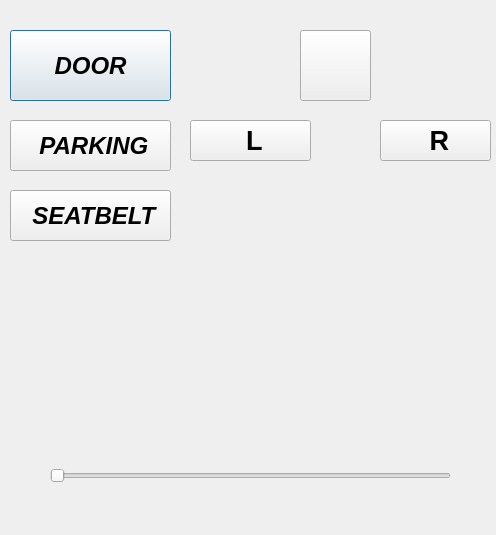
<?xml version="1.0" encoding="UTF-8"?>
<ui version="4.0">
 <class>simulator</class>
 <widget class="QDialog" name="simulator">
  <property name="geometry">
   <rect>
    <x>0</x>
    <y>0</y>
    <width>496</width>
    <height>535</height>
   </rect>
  </property>
  <property name="windowTitle">
   <string>Dialog</string>
  </property>
  <widget class="QPushButton" name="door_button">
   <property name="geometry">
    <rect>
     <x>10</x>
     <y>30</y>
     <width>161</width>
     <height>71</height>
    </rect>
   </property>
   <property name="font">
    <font>
     <pointsize>18</pointsize>
     <italic>true</italic>
     <bold>true</bold>
    </font>
   </property>
   <property name="text">
    <string>DOOR</string>
   </property>
   <property name="icon">
    <iconset>
     <normaloff>../../Downloads/car-door (1).png</normaloff>../../Downloads/car-door (1).png</iconset>
   </property>
   <property name="iconSize">
    <size>
     <width>60</width>
     <height>60</height>
    </size>
   </property>
  </widget>
  <widget class="QPushButton" name="parking_button">
   <property name="geometry">
    <rect>
     <x>10</x>
     <y>120</y>
     <width>161</width>
     <height>51</height>
    </rect>
   </property>
   <property name="font">
    <font>
     <pointsize>18</pointsize>
     <italic>true</italic>
     <bold>true</bold>
    </font>
   </property>
   <property name="text">
    <string> PARKING</string>
   </property>
  </widget>
  <widget class="QPushButton" name="seatbelt_button">
   <property name="geometry">
    <rect>
     <x>10</x>
     <y>190</y>
     <width>161</width>
     <height>51</height>
    </rect>
   </property>
   <property name="font">
    <font>
     <pointsize>18</pointsize>
     <italic>true</italic>
     <bold>true</bold>
    </font>
   </property>
   <property name="text">
    <string> SEATBELT</string>
   </property>
  </widget>
  <widget class="QPushButton" name="leftindicator_button">
   <property name="geometry">
    <rect>
     <x>190</x>
     <y>120</y>
     <width>121</width>
     <height>41</height>
    </rect>
   </property>
   <property name="font">
    <font>
     <pointsize>20</pointsize>
     <bold>true</bold>
    </font>
   </property>
   <property name="text">
    <string> L</string>
   </property>
  </widget>
  <widget class="QPushButton" name="rightindicator_button">
   <property name="geometry">
    <rect>
     <x>380</x>
     <y>120</y>
     <width>111</width>
     <height>41</height>
    </rect>
   </property>
   <property name="font">
    <font>
     <pointsize>20</pointsize>
     <bold>true</bold>
    </font>
   </property>
   <property name="text">
    <string> R</string>
   </property>
  </widget>
  <widget class="QPushButton" name="power_button">
   <property name="geometry">
    <rect>
     <x>270</x>
     <y>190</y>
     <width>141</width>
     <height>91</height>
    </rect>
   </property>
   <property name="text">
    <string/>
   </property>
   <property name="icon">
    <iconset>
     <normaloff>../icons/power off.png</normaloff>../icons/power off.png</iconset>
   </property>
   <property name="iconSize">
    <size>
     <width>80</width>
     <height>80</height>
    </size>
   </property>
   <property name="flat">
    <bool>true</bool>
   </property>
  </widget>
  <widget class="QPushButton" name="wiper_button">
   <property name="geometry">
    <rect>
     <x>30</x>
     <y>250</y>
     <width>121</width>
     <height>81</height>
    </rect>
   </property>
   <property name="font">
    <font>
     <pointsize>18</pointsize>
     <italic>true</italic>
     <bold>true</bold>
    </font>
   </property>
   <property name="text">
    <string/>
   </property>
   <property name="icon">
    <iconset>
     <normaloff>../icons/car wiper1.jpg</normaloff>../icons/car wiper1.jpg</iconset>
   </property>
   <property name="iconSize">
    <size>
     <width>120</width>
     <height>60</height>
    </size>
   </property>
   <property name="flat">
    <bool>true</bool>
   </property>
  </widget>
  <widget class="QPushButton" name="light_button">
   <property name="geometry">
    <rect>
     <x>390</x>
     <y>330</y>
     <width>91</width>
     <height>101</height>
    </rect>
   </property>
   <property name="text">
    <string/>
   </property>
   <property name="icon">
    <iconset>
     <normaloff>../../Downloads/headlight (1).png</normaloff>../../Downloads/headlight (1).png</iconset>
   </property>
   <property name="iconSize">
    <size>
     <width>100</width>
     <height>100</height>
    </size>
   </property>
   <property name="flat">
    <bool>true</bool>
   </property>
  </widget>
  <widget class="QPushButton" name="pushButton">
   <property name="geometry">
    <rect>
     <x>300</x>
     <y>30</y>
     <width>71</width>
     <height>71</height>
    </rect>
   </property>
   <property name="text">
    <string/>
   </property>
   <property name="icon">
    <iconset>
     <normaloff>../../Downloads/hazard.png</normaloff>../../Downloads/hazard.png</iconset>
   </property>
   <property name="iconSize">
    <size>
     <width>60</width>
     <height>60</height>
    </size>
   </property>
   <property name="flat">
    <bool>false</bool>
   </property>
  </widget>
  <widget class="QPushButton" name="handbrake">
   <property name="geometry">
    <rect>
     <x>40</x>
     <y>340</y>
     <width>101</width>
     <height>81</height>
    </rect>
   </property>
   <property name="text">
    <string/>
   </property>
   <property name="icon">
    <iconset>
     <normaloff>../../Downloads/handbrake (1).png</normaloff>../../Downloads/handbrake (1).png</iconset>
   </property>
   <property name="iconSize">
    <size>
     <width>70</width>
     <height>70</height>
    </size>
   </property>
   <property name="flat">
    <bool>true</bool>
   </property>
  </widget>
  <widget class="QPushButton" name="coolent_button">
   <property name="geometry">
    <rect>
     <x>230</x>
     <y>320</y>
     <width>91</width>
     <height>121</height>
    </rect>
   </property>
   <property name="text">
    <string/>
   </property>
   <property name="icon">
    <iconset>
     <normaloff>../../Downloads/engine (1).png</normaloff>../../Downloads/engine (1).png</iconset>
   </property>
   <property name="iconSize">
    <size>
     <width>80</width>
     <height>80</height>
    </size>
   </property>
   <property name="flat">
    <bool>true</bool>
   </property>
  </widget>
  <widget class="QSlider" name="speed_Slider">
   <property name="geometry">
    <rect>
     <x>50</x>
     <y>450</y>
     <width>401</width>
     <height>51</height>
    </rect>
   </property>
   <property name="maximum">
    <number>280</number>
   </property>
   <property name="orientation">
    <enum>Qt::Horizontal</enum>
   </property>
  </widget>
 </widget>
 <resources/>
 <connections/>
</ui>
